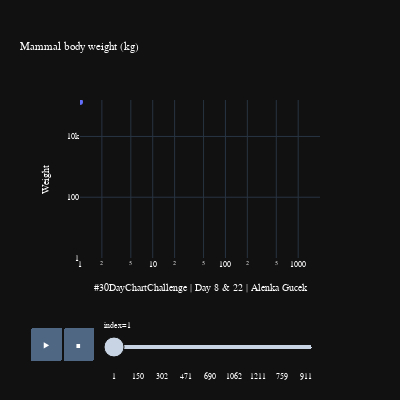

Notebook cell for this chart:
### Code cell
fig = px.scatter(df_sorted, df.index, y='Weight', animation_frame=df_sorted.index, log_x=True,
 log_y=True, hover_name='Mammal', title="Mammal body weight (kg)", width=400, height=400,)
fig.update_layout(template="plotly_dark")

fig.update_xaxes(range=[0, 3.3])
fig.update_yaxes(range=[0, 5.2])
                 


fig.update_layout(xaxis_title="#30DayChartChallenge | Day 8 & 22 | Alenka Gucek",
                #| Data: https://thewebsiteofeverything.com/animals/mammals/adult-weight.html"
                  font=dict(
        family="Courier New, monospace",
        size=8,
        color="White"
                 ))

fig.show()
#fig.write_image("images/day8.jpg")
#fig.write_html("images/day8.html")
